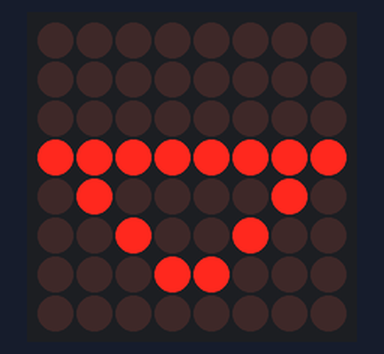
The sketch below on a simulated Arduino Uno, built with avr-gcc and run on an emulated ATmega328P. On the bench: 8×8 LED matrix.

Above: at 0.1 s.
At 1.1 s:
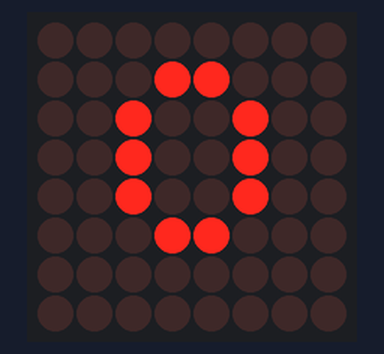
At 2.1 s:
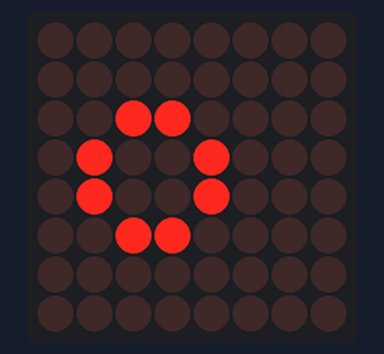
At 3.1 s:
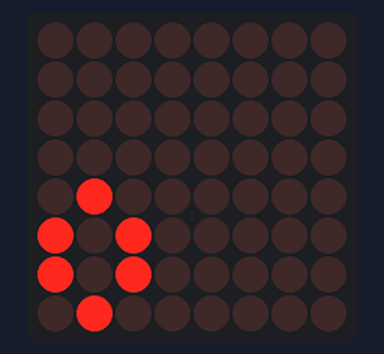
At 4.1 s:
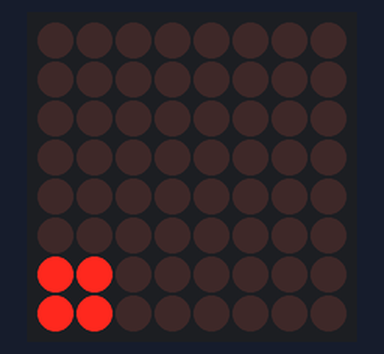
At 5.1 s:
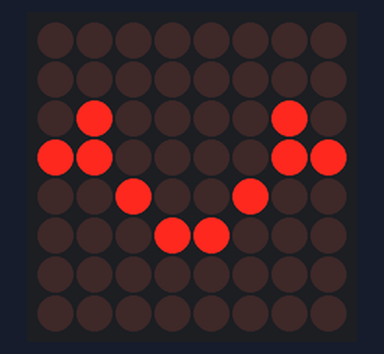

Measured:
- by itself, everything shown: repeats every 6.0 s, in 6 steps
- what the display in image 1 shows lasts 1.0 s, from 1.0 s to 2.0 s

The sketch:

MyMatrixFaces.ino
```cpp
 /*
 Created by Rui Santos

 All the resources for this project:
 https://randomnerdtutorials.com/
*/

#include "LedControl.h"
#include "binary.h"

/*
 DIN connects to pin 12
 CLK connects to pin 11
 CS connects to pin 10
*/
LedControl lc=LedControl(12,11,10,1);

// delay time between faces
unsigned long delaytime=1000;

// happy face
byte hf[8]= {B00111100,B01000010,B10100101,B10000001,B10100101,B10011001,B01000010,B00111100};
// neutral face
byte nf[8]={B00111100, B01000010,B10100101,B10000001,B10111101,B10000001,B01000010,B00111100};
// sad face
byte sf[8]= {B00111100,B01000010,B10100101,B10000001,B10011001,B10100101,B01000010,B00111100};
// smile
byte sm[8]= {B00000000,B00000000,B00000000,B11111111,B01000010,B00100100,B00011000,B00000000};
//circle
byte cr[8]= {B00000000,B00011000,B00100100,B00100100,B00100100,B00011000,B00000000,B00000000};
// Whistle1
byte w1[8]= {B00000000,B00000000,B00110000,B01001000,B01001000,B00110000,B00000000,B00000000};
//Whistle2
byte w2[8]= {B00000000,B00000000,B00000000,B00000000,B01000000,B10100000,B10100000,B01000000};
//Whistle3
byte w3[8]= {B00000000,B00000000,B00000000,B00000000,B00000000,B00000000,B11000000,B11000000};
//happy
byte hy[8]= {B00000000,B00000000,B01000010,B11000011,B00100100,B00011000,B00000000,B00000000};


void setup() {
  lc.shutdown(0,false);
  // Set brightness to a medium value
  lc.setIntensity(0,8);
  // Clear the display
  lc.clearDisplay(0);
}

void drawFaces(){
//  // Display sad face
//  lc.setRow(0,0,sf[0]);
//  lc.setRow(0,1,sf[1]);
//  lc.setRow(0,2,sf[2]);
//  lc.setRow(0,3,sf[3]);
//  lc.setRow(0,4,sf[4]);
//  lc.setRow(0,5,sf[5]);
//  lc.setRow(0,6,sf[6]);
//  lc.setRow(0,7,sf[7]);
//  delay(delaytime);
//
//  // Display neutral face
//  lc.setRow(0,0,nf[0]);
//  lc.setRow(0,1,nf[1]);
//  lc.setRow(0,2,nf[2]);
//  lc.setRow(0,3,nf[3]);
//  lc.setRow(0,4,nf[4]);
//  lc.setRow(0,5,nf[5]);
//  lc.setRow(0,6,nf[6]);
//  lc.setRow(0,7,nf[7]);
//  delay(delaytime);
//
//  // Display happy face
//  lc.setRow(0,0,hf[0]);
//  lc.setRow(0,1,hf[1]);
//  lc.setRow(0,2,hf[2]);
//  lc.setRow(0,3,hf[3]);
//  lc.setRow(0,4,hf[4]);
//  lc.setRow(0,5,hf[5]);
//  lc.setRow(0,6,hf[6]);
//  lc.setRow(0,7,hf[7]);
//  delay(delaytime);

    // Display smile
  lc.setRow(0,0,sm[0]);
  lc.setRow(0,1,sm[1]);
  lc.setRow(0,2,sm[2]);
  lc.setRow(0,3,sm[3]);
  lc.setRow(0,4,sm[4]);
  lc.setRow(0,5,sm[5]);
  lc.setRow(0,6,sm[6]);
  lc.setRow(0,7,sm[7]);
  delay(delaytime);

   // Display circle
  lc.setRow(0,0,cr[0]);
  lc.setRow(0,1,cr[1]);
  lc.setRow(0,2,cr[2]);
  lc.setRow(0,3,cr[3]);
  lc.setRow(0,4,cr[4]);
  lc.setRow(0,5,cr[5]);
  lc.setRow(0,6,cr[6]);
  lc.setRow(0,7,cr[7]);
  delay(delaytime);

   // Display Whistle1
  lc.setRow(0,0,w1[0]);
  lc.setRow(0,1,w1[1]);
  lc.setRow(0,2,w1[2]);
  lc.setRow(0,3,w1[3]);
  lc.setRow(0,4,w1[4]);
  lc.setRow(0,5,w1[5]);
  lc.setRow(0,6,w1[6]);
  lc.setRow(0,7,w1[7]);
  delay(delaytime);

     // Display Whistle2
  lc.setRow(0,0,w2[0]);
  lc.setRow(0,1,w2[1]);
  lc.setRow(0,2,w2[2]);
  lc.setRow(0,3,w2[3]);
  lc.setRow(0,4,w2[4]);
  lc.setRow(0,5,w2[5]);
  lc.setRow(0,6,w2[6]);
  lc.setRow(0,7,w2[7]);
  delay(delaytime);

       // Display Whistle3
  lc.setRow(0,0,w3[0]);
  lc.setRow(0,1,w3[1]);
  lc.setRow(0,2,w3[2]);
  lc.setRow(0,3,w3[3]);
  lc.setRow(0,4,w3[4]);
  lc.setRow(0,5,w3[5]);
  lc.setRow(0,6,w3[6]);
  lc.setRow(0,7,w3[7]);
  delay(delaytime);

   // Display happy
  lc.setRow(0,0,hy[0]);
  lc.setRow(0,1,hy[1]);
  lc.setRow(0,2,hy[2]);
  lc.setRow(0,3,hy[3]);
  lc.setRow(0,4,hy[4]);
  lc.setRow(0,5,hy[5]);
  lc.setRow(0,6,hy[6]);
  lc.setRow(0,7,hy[7]);
  delay(delaytime);
}

void loop(){
  drawFaces();
}
```
